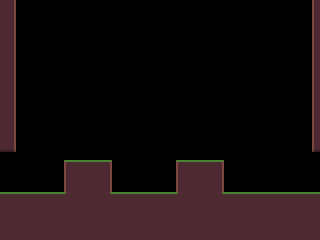

Rendered tile map (Tiled .tmx) drawn with the repository's tilesets; below, a short description and the map source with its tile grids summarised:
An orthogonal 40x30 tile map with 8x8 px tiles, 3 tile layers (Level, Platforms, Ground), 2 tilesets and 4 objects (4x LedgeGrabPoint).

<map version="1.10" tiledversion="1.11.0" orientation="orthogonal" renderorder="right-down" width="40" height="30" tilewidth="8" tileheight="8" infinite="0" nextlayerid="5" nextobjectid="5">
 <tileset firstgid="1" source="placeholderTileset.tsx" />
 <tileset firstgid="16" source="simple_platforms.tsx" />
 <layer id="1" name="Level" width="40" height="30">
  <properties>
   <property name="unity:ignore" type="bool" value="true" />
  </properties>
  <data>[1200 cells, 345 non-empty, 1 distinct tile ids]</data>
 </layer>
 <layer id="2" name="Platforms" width="40" height="30">
  <properties>
   <property name="unity:SortingLayer" value="Ground" />
   <property name="unity:layer" value="Platforms" />
  </properties>
  <data>[1200 cells, 0 non-empty, 0 distinct tile ids]</data>
 </layer>
 <layer id="3" name="Ground" width="40" height="30">
  <properties>
   <property name="MatchOutsideMap" type="bool" value="true" />
   <property name="OverflowBorder" type="bool" value="true" />
   <property name="unity:SortingLayer" value="Ground" />
   <property name="unity:layer" value="Ground" />
  </properties>
  <data>[1200 cells, 345 non-empty, 11 distinct tile ids]</data>
 </layer>
 <objectgroup id="4" name="Ledges">
  <object id="1" type="LedgeGrabPoint" x="111" y="160.01">
   <properties>
    <property name="GrabDirection" type="int" value="-1" />
   </properties>
   <point />
  </object>
  <object id="2" type="LedgeGrabPoint" x="223" y="160.01">
   <properties>
    <property name="GrabDirection" type="int" value="-1" />
   </properties>
   <point />
  </object>
  <object id="3" type="LedgeGrabPoint" x="65" y="160.01">
   <point />
  </object>
  <object id="4" type="LedgeGrabPoint" x="177" y="160.01">
   <point />
  </object>
 </objectgroup>
</map>